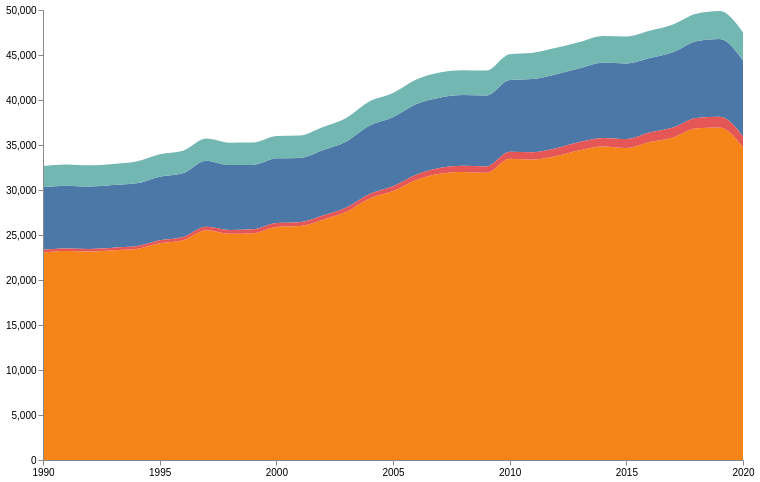

Source (Vega-Lite JSON):
### Vega specification from a JSON file in a GitHub repository (floating-point values rounded to 4 significant figures)
{"$schema": "https://vega.github.io/schema/vega/v5.json", "width": 700, "height": 450, "padding": 5, "data": [{"name": "table", "values": [{"x": 1990, "y": 6937.0, "c": "Methane"}, {"x": 1991, "y": 6973.0, "c": "Methane"}, {"x": 1992, "y": 6933.0, "c": "Methane"}, {"x": 1993, "y": 6959.0, "c": "Methane"}, {"x": 1994, "y": 6996.0, "c": "Methane"}, {"x": 1995, "y": 7081.0, "c": "Methane"}, {"x": 1996, "y": 7097.0, "c": "Methane"}, {"x": 1997, "y": 7328.0, "c": "Methane"}, {"x": 1998, "y": 7204.0, "c": "Methane"}, {"x": 1999, "y": 7150.0, "c": "Methane"}, {"x": 2000, "y": 7174.0, "c": "Methane"}, {"x": 2001, "y": 7130.0, "c": "Methane"}, {"x": 2002, "y": 7271.0, "c": "Methane"}, {"x": 2003, "y": 7344.0, "c": "Methane"}, {"x": 2004, "y": 7598.0, "c": "Methane"}, {"x": 2005, "y": 7655.0, "c": "Methane"}, {"x": 2006, "y": 7841.0, "c": "Methane"}, {"x": 2007, "y": 7817.0, "c": "Methane"}, {"x": 2008, "y": 7860.0, "c": "Methane"}, {"x": 2009, "y": 7884.0, "c": "Methane"}, {"x": 2010, "y": 7987.0, "c": "Methane"}, {"x": 2011, "y": 8142.0, "c": "Methane"}, {"x": 2012, "y": 8226.0, "c": "Methane"}, {"x": 2013, "y": 8203.0, "c": "Methane"}, {"x": 2014, "y": 8358.0, "c": "Methane"}, {"x": 2015, "y": 8407.0, "c": "Methane"}, {"x": 2016, "y": 8291.0, "c": "Methane"}, {"x": 2017, "y": 8378.0, "c": "Methane"}, {"x": 2018, "y": 8528.0, "c": "Methane"}, {"x": 2019, "y": 8655.0, "c": "Methane"}, {"x": 2020, "y": 8429.0, "c": "Methane"}, {"x": 1990, "y": 23050.0, "c": "Carbon Dioxide"}, {"x": 1991, "y": 23210.0, "c": "Carbon Dioxide"}, {"x": 1992, "y": 23160.0, "c": "Carbon Dioxide"}, {"x": 1993, "y": 23300.0, "c": "Carbon Dioxide"}, {"x": 1994, "y": 23450.0, "c": "Carbon Dioxide"}, {"x": 1995, "y": 24080.0, "c": "Carbon Dioxide"}, {"x": 1996, "y": 24420.0, "c": "Carbon Dioxide"}, {"x": 1997, "y": 25530.0, "c": "Carbon Dioxide"}, {"x": 1998, "y": 25140.0, "c": "Carbon Dioxide"}, {"x": 1999, "y": 25200.0, "c": "Carbon Dioxide"}, {"x": 2000, "y": 25900.0, "c": "Carbon Dioxide"}, {"x": 2001, "y": 25990.0, "c": "Carbon Dioxide"}, {"x": 2002, "y": 26710.0, "c": "Carbon Dioxide"}, {"x": 2003, "y": 27580.0, "c": "Carbon Dioxide"}, {"x": 2004, "y": 29050.0, "c": "Carbon Dioxide"}, {"x": 2005, "y": 29880.0, "c": "Carbon Dioxide"}, {"x": 2006, "y": 31110.0, "c": "Carbon Dioxide"}, {"x": 2007, "y": 31800.0, "c": "Carbon Dioxide"}, {"x": 2008, "y": 32000.0, "c": "Carbon Dioxide"}, {"x": 2009, "y": 31910.0, "c": "Carbon Dioxide"}, {"x": 2010, "y": 33480.0, "c": "Carbon Dioxide"}, {"x": 2011, "y": 33390.0, "c": "Carbon Dioxide"}, {"x": 2012, "y": 33780.0, "c": "Carbon Dioxide"}, {"x": 2013, "y": 34420.0, "c": "Carbon Dioxide"}, {"x": 2014, "y": 34820.0, "c": "Carbon Dioxide"}, {"x": 2015, "y": 34660.0, "c": "Carbon Dioxide"}, {"x": 2016, "y": 35330.0, "c": "Carbon Dioxide"}, {"x": 2017, "y": 35840.0, "c": "Carbon Dioxide"}, {"x": 2018, "y": 36860.0, "c": "Carbon Dioxide"}, {"x": 2019, "y": 36950.0, "c": "Carbon Dioxide"}, {"x": 2020, "y": 34740.0, "c": "Carbon Dioxide"}, {"x": 1990, "y": 302.2, "c": "Fluorinated gases"}, {"x": 1991, "y": 297.5, "c": "Fluorinated gases"}, {"x": 1992, "y": 294.6, "c": "Fluorinated gases"}, {"x": 1993, "y": 290.6, "c": "Fluorinated gases"}, {"x": 1994, "y": 297.9, "c": "Fluorinated gases"}, {"x": 1995, "y": 329.4, "c": "Fluorinated gases"}, {"x": 1996, "y": 359.1, "c": "Fluorinated gases"}, {"x": 1997, "y": 391.6, "c": "Fluorinated gases"}, {"x": 1998, "y": 424.9, "c": "Fluorinated gases"}, {"x": 1999, "y": 426.8, "c": "Fluorinated gases"}, {"x": 2000, "y": 443.7, "c": "Fluorinated gases"}, {"x": 2001, "y": 441.6, "c": "Fluorinated gases"}, {"x": 2002, "y": 467.4, "c": "Fluorinated gases"}, {"x": 2003, "y": 477.7, "c": "Fluorinated gases"}, {"x": 2004, "y": 511.8, "c": "Fluorinated gases"}, {"x": 2005, "y": 541.9, "c": "Fluorinated gases"}, {"x": 2006, "y": 587.2, "c": "Fluorinated gases"}, {"x": 2007, "y": 641.5, "c": "Fluorinated gases"}, {"x": 2008, "y": 684.6, "c": "Fluorinated gases"}, {"x": 2009, "y": 705.6, "c": "Fluorinated gases"}, {"x": 2010, "y": 762.3, "c": "Fluorinated gases"}, {"x": 2011, "y": 812.3, "c": "Fluorinated gases"}, {"x": 2012, "y": 861.1, "c": "Fluorinated gases"}, {"x": 2013, "y": 908.9, "c": "Fluorinated gases"}, {"x": 2014, "y": 962.6, "c": "Fluorinated gases"}, {"x": 2015, "y": 1001.0, "c": "Fluorinated gases"}, {"x": 2016, "y": 1054.0, "c": "Fluorinated gases"}, {"x": 2017, "y": 1095.0, "c": "Fluorinated gases"}, {"x": 2018, "y": 1136.0, "c": "Fluorinated gases"}, {"x": 2019, "y": 1177.0, "c": "Fluorinated gases"}, {"x": 2020, "y": 1219.0, "c": "Fluorinated gases"}, {"x": 1990, "y": 2368.0, "c": "Nitrous Oxide"}, {"x": 1991, "y": 2355.0, "c": "Nitrous Oxide"}, {"x": 1992, "y": 2349.0, "c": "Nitrous Oxide"}, {"x": 1993, "y": 2333.0, "c": "Nitrous Oxide"}, {"x": 1994, "y": 2422.0, "c": "Nitrous Oxide"}, {"x": 1995, "y": 2476.0, "c": "Nitrous Oxide"}, {"x": 1996, "y": 2479.0, "c": "Nitrous Oxide"}, {"x": 1997, "y": 2466.0, "c": "Nitrous Oxide"}, {"x": 1998, "y": 2497.0, "c": "Nitrous Oxide"}, {"x": 1999, "y": 2484.0, "c": "Nitrous Oxide"}, {"x": 2000, "y": 2476.0, "c": "Nitrous Oxide"}, {"x": 2001, "y": 2507.0, "c": "Nitrous Oxide"}, {"x": 2002, "y": 2568.0, "c": "Nitrous Oxide"}, {"x": 2003, "y": 2608.0, "c": "Nitrous Oxide"}, {"x": 2004, "y": 2690.0, "c": "Nitrous Oxide"}, {"x": 2005, "y": 2702.0, "c": "Nitrous Oxide"}, {"x": 2006, "y": 2735.0, "c": "Nitrous Oxide"}, {"x": 2007, "y": 2804.0, "c": "Nitrous Oxide"}, {"x": 2008, "y": 2770.0, "c": "Nitrous Oxide"}, {"x": 2009, "y": 2770.0, "c": "Nitrous Oxide"}, {"x": 2010, "y": 2854.0, "c": "Nitrous Oxide"}, {"x": 2011, "y": 2916.0, "c": "Nitrous Oxide"}, {"x": 2012, "y": 2936, "c": "Nitrous Oxide"}, {"x": 2013, "y": 2913.0, "c": "Nitrous Oxide"}, {"x": 2014, "y": 2961.0, "c": "Nitrous Oxide"}, {"x": 2015, "y": 2995.0, "c": "Nitrous Oxide"}, {"x": 2016, "y": 3020.0, "c": "Nitrous Oxide"}, {"x": 2017, "y": 3082.0, "c": "Nitrous Oxide"}, {"x": 2018, "y": 3066.0, "c": "Nitrous Oxide"}, {"x": 2019, "y": 3099.0, "c": "Nitrous Oxide"}, {"x": 2020, "y": 3127.0, "c": "Nitrous Oxide"}], "transform": [{"type": "stack", "groupby": ["x"], "sort": {"field": "c"}, "field": "y"}]}], "scales": [{"name": "x", "type": "point", "range": "width", "domain": {"data": "table", "field": "x"}}, {"name": "y", "type": "linear", "range": "height", "nice": true, "zero": true, "domain": {"data": "table", "field": "y1"}}, {"name": "color", "type": "ordinal", "range": "category", "domain": {"data": "table", "field": "c"}}], "axes": [{"orient": "bottom", "scale": "x", "zindex": 1, "values": [1990, 1995, 2000, 2005, 2010, 2015, 2020]}, {"orient": "left", "scale": "y", "zindex": 1}], "marks": [{"type": "group", "from": {"facet": {"name": "series", "data": "table", "groupby": "c"}}, "marks": [{"type": "area", "from": {"data": "series"}, "encode": {"enter": {"interpolate": {"value": "monotone"}, "x": {"scale": "x", "field": "x"}, "y": {"scale": "y", "field": "y0"}, "y2": {"scale": "y", "field": "y1"}, "fill": {"scale": "color", "field": "c"}, "tooltip": {"signal": "{title: datum.c + '' , 'Year': datum.x, 'Emission (MtCO2e)':datum.y }", "font": {"expr": "Tahoma"}}}, "update": {"fillOpacity": {"value": 1}}, "hover": {"fillOpacity": {"value": 0.5}}}}]}]}
